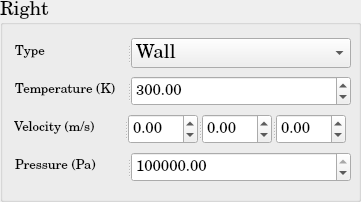
          <widget class="QGroupBox" name="SP_BoundaryCondition_Right">
           <property name="minimumSize">
            <size>
             <width>361</width>
             <height>202</height>
            </size>
           </property>
           <property name="maximumSize">
            <size>
             <width>361</width>
             <height>202</height>
            </size>
           </property>
           <property name="font">
            <font>
             <family>Century Schoolbook L</family>
             <pointsize>14</pointsize>
             <weight>50</weight>
             <bold>false</bold>
            </font>
           </property>
           <property name="title">
            <string>Right</string>
           </property>
           <layout class="QGridLayout" name="gridLayout_41">
            <item row="0" column="0">
             <widget class="QSplitter" name="splitter_60">
              <property name="minimumSize">
               <size>
                <width>338</width>
                <height>30</height>
               </size>
              </property>
              <property name="maximumSize">
               <size>
                <width>334</width>
                <height>30</height>
               </size>
              </property>
              <property name="orientation">
               <enum>Qt::Horizontal</enum>
              </property>
              <widget class="QLabel" name="SP_Type_Right_BC">
               <property name="minimumSize">
                <size>
                 <width>110</width>
                 <height>30</height>
                </size>
               </property>
               <property name="maximumSize">
                <size>
                 <width>110</width>
                 <height>30</height>
                </size>
               </property>
               <property name="text">
                <string>&lt;html&gt;&lt;head/&gt;&lt;body&gt;&lt;p&gt;&lt;span style=&quot; font-size:10pt;&quot;&gt;Type&lt;/span&gt;&lt;/p&gt;&lt;/body&gt;&lt;/html&gt;</string>
               </property>
              </widget>
              <widget class="QComboBox" name="SP_Type_Right_BC_ComboBox">
               <property name="minimumSize">
                <size>
                 <width>220</width>
                 <height>30</height>
                </size>
               </property>
               <property name="maximumSize">
                <size>
                 <width>220</width>
                 <height>30</height>
                </size>
               </property>
               <item>
                <property name="text">
                 <string>Wall</string>
                </property>
               </item>
               <item>
                <property name="text">
                 <string>Inlet</string>
                </property>
               </item>
               <item>
                <property name="text">
                 <string>Outlet</string>
                </property>
               </item>
               <item>
                <property name="text">
                 <string>Neumann</string>
                </property>
               </item>
               <item>
                <property name="text">
                 <string>Dirichlet</string>
                </property>
               </item>
              </widget>
             </widget>
            </item>
            <item row="3" column="0">
             <widget class="QSplitter" name="splitter_53">
              <property name="minimumSize">
               <size>
                <width>338</width>
                <height>30</height>
               </size>
              </property>
              <property name="maximumSize">
               <size>
                <width>334</width>
                <height>30</height>
               </size>
              </property>
              <property name="orientation">
               <enum>Qt::Horizontal</enum>
              </property>
              <widget class="QLabel" name="SP_Pressure_Right_BC">
               <property name="minimumSize">
                <size>
                 <width>110</width>
                 <height>30</height>
                </size>
               </property>
               <property name="maximumSize">
                <size>
                 <width>110</width>
                 <height>30</height>
                </size>
               </property>
               <property name="text">
                <string>&lt;html&gt;&lt;head/&gt;&lt;body&gt;&lt;p&gt;&lt;span style=&quot; font-size:10pt;&quot;&gt;Pressure (Pa)&lt;/span&gt;&lt;/p&gt;&lt;/body&gt;&lt;/html&gt;</string>
               </property>
              </widget>
              <widget class="QDoubleSpinBox" name="SP_Pressure_Right_BC_doubleSpinBox">
               <property name="minimumSize">
                <size>
                 <width>220</width>
                 <height>30</height>
                </size>
               </property>
               <property name="maximumSize">
                <size>
                 <width>220</width>
                 <height>30</height>
                </size>
               </property>
               <property name="font">
                <font>
                 <pointsize>11</pointsize>
                </font>
               </property>
               <property name="maximum">
                <double>1000000000.000000000000000</double>
               </property>
               <property name="value">
                <double>100000.000000000000000</double>
               </property>
              </widget>
             </widget>
            </item>
            <item row="2" column="0">
             <widget class="QSplitter" name="splitter_50">
              <property name="orientation">
               <enum>Qt::Horizontal</enum>
              </property>
              <widget class="QLabel" name="SP_Velocity_Right_BC">
               <property name="minimumSize">
                <size>
                 <width>110</width>
                 <height>30</height>
                </size>
               </property>
               <property name="maximumSize">
                <size>
                 <width>110</width>
                 <height>30</height>
                </size>
               </property>
               <property name="text">
                <string>&lt;html&gt;&lt;head/&gt;&lt;body&gt;&lt;p&gt;&lt;span style=&quot; font-size:10pt;&quot;&gt;Velocity (m/s)&lt;/span&gt;&lt;/p&gt;&lt;/body&gt;&lt;/html&gt;</string>
               </property>
              </widget>
              <widget class="QSplitter" name="splitter_52">
               <property name="minimumSize">
                <size>
                 <width>220</width>
                 <height>30</height>
                </size>
               </property>
               <property name="maximumSize">
                <size>
                 <width>218</width>
                 <height>30</height>
                </size>
               </property>
               <property name="orientation">
                <enum>Qt::Horizontal</enum>
               </property>
               <widget class="QDoubleSpinBox" name="SP_Velocity_1d_Right_BC_doubleSpinBox">
                <property name="minimumSize">
                 <size>
                  <width>68</width>
                  <height>30</height>
                 </size>
                </property>
                <property name="maximumSize">
                 <size>
                  <width>70</width>
                  <height>30</height>
                 </size>
                </property>
                <property name="font">
                 <font>
                  <pointsize>11</pointsize>
                 </font>
                </property>
                <property name="minimum">
                 <double>-1000000000.000000000000000</double>
                </property>
                <property name="maximum">
                 <double>1000000000.000000000000000</double>
                </property>
               </widget>
               <widget class="QDoubleSpinBox" name="SP_Velocity_2d_Right_BC_doubleSpinBox">
                <property name="minimumSize">
                 <size>
                  <width>68</width>
                  <height>30</height>
                 </size>
                </property>
                <property name="maximumSize">
                 <size>
                  <width>70</width>
                  <height>30</height>
                 </size>
                </property>
                <property name="font">
                 <font>
                  <pointsize>11</pointsize>
                 </font>
                </property>
                <property name="minimum">
                 <double>-1000000000.000000000000000</double>
                </property>
                <property name="maximum">
                 <double>1000000000.000000000000000</double>
                </property>
               </widget>
               <widget class="QDoubleSpinBox" name="SP_Velocity_3d_Right_BC_doubleSpinBox">
                <property name="minimumSize">
                 <size>
                  <width>68</width>
                  <height>30</height>
                 </size>
                </property>
                <property name="maximumSize">
                 <size>
                  <width>70</width>
                  <height>30</height>
                 </size>
                </property>
                <property name="font">
                 <font>
                  <pointsize>11</pointsize>
                 </font>
                </property>
                <property name="minimum">
                 <double>-1000000000.000000000000000</double>
                </property>
                <property name="maximum">
                 <double>1000000000.000000000000000</double>
                </property>
               </widget>
              </widget>
             </widget>
            </item>
            <item row="1" column="0">
             <widget class="QSplitter" name="splitter_48">
              <property name="minimumSize">
               <size>
                <width>338</width>
                <height>30</height>
               </size>
              </property>
              <property name="maximumSize">
               <size>
                <width>334</width>
                <height>30</height>
               </size>
              </property>
              <property name="orientation">
               <enum>Qt::Horizontal</enum>
              </property>
              <widget class="QLabel" name="SP_Temperature_Right_BC">
               <property name="minimumSize">
                <size>
                 <width>110</width>
                 <height>30</height>
                </size>
               </property>
               <property name="maximumSize">
                <size>
                 <width>110</width>
                 <height>30</height>
                </size>
               </property>
               <property name="text">
                <string>&lt;html&gt;&lt;head/&gt;&lt;body&gt;&lt;p&gt;&lt;span style=&quot; font-size:10pt;&quot;&gt;Temperature (K)&lt;/span&gt;&lt;/p&gt;&lt;/body&gt;&lt;/html&gt;</string>
               </property>
              </widget>
              <widget class="QDoubleSpinBox" name="SP_Temperature_Right_BC_doubleSpinBox">
               <property name="minimumSize">
                <size>
                 <width>220</width>
                 <height>30</height>
                </size>
               </property>
               <property name="maximumSize">
                <size>
                 <width>220</width>
                 <height>30</height>
                </size>
               </property>
               <property name="font">
                <font>
                 <pointsize>11</pointsize>
                </font>
               </property>
               <property name="maximum">
                <double>1000000000.000000000000000</double>
               </property>
               <property name="value">
                <double>300.000000000000000</double>
               </property>
              </widget>
             </widget>
            </item>
           </layout>
          </widget>
